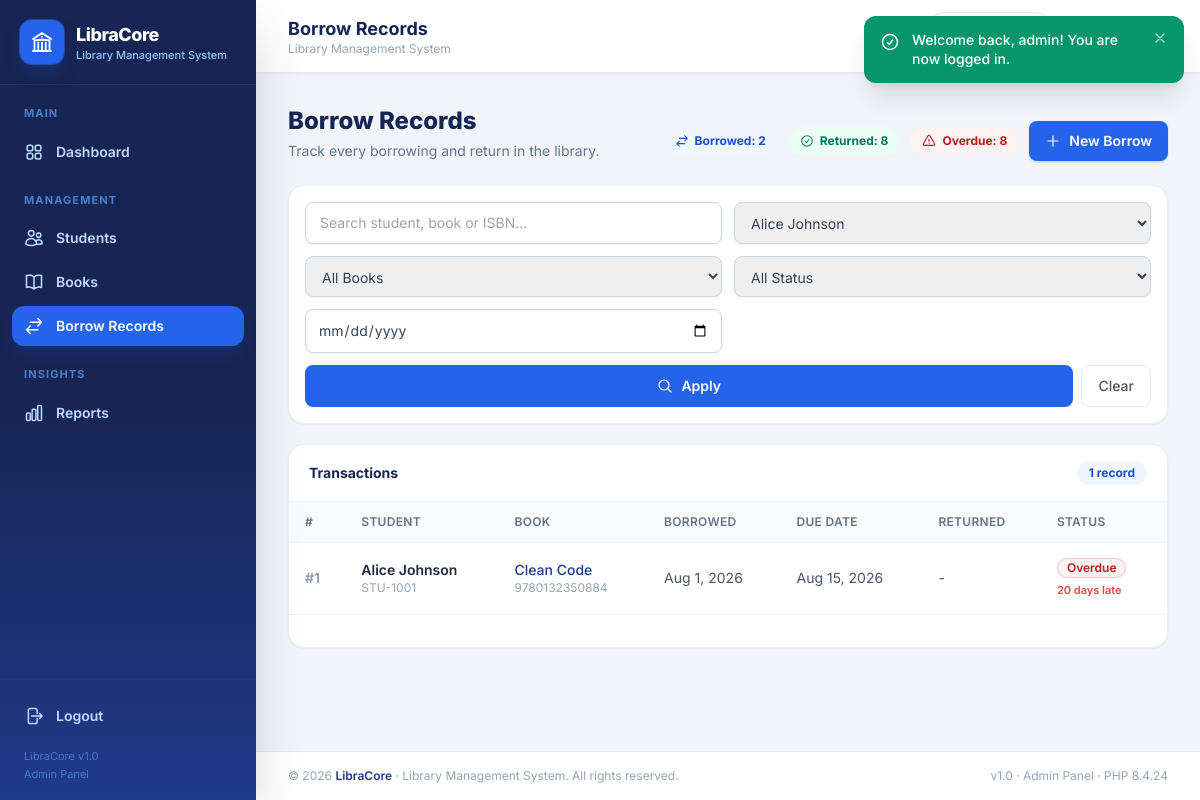
Page /borrow/index.php?student=1 (signed in) on the committed database.
### tables this page shows
CREATE TABLE `borrow_records` (
  `id`          INT UNSIGNED                    NOT NULL AUTO_INCREMENT,
  `student_id`  INT UNSIGNED                    NOT NULL,
  `book_id`     INT UNSIGNED                    NOT NULL,
  `borrow_date` DATE                            NOT NULL,
  `due_date`    DATE                            NOT NULL,
  `return_date` DATE                                     DEFAULT NULL,
  `status`      ENUM('Borrowed','Returned')     NOT NULL DEFAULT 'Borrowed',
  `remarks`     VARCHAR(255)                             DEFAULT NULL,
  `created_at`  TIMESTAMP                       NOT NULL DEFAULT CURRENT_TIMESTAMP,
  PRIMARY KEY (`id`),
  KEY `idx_br_student` (`student_id`),
  KEY `idx_br_book` (`book_id`),
  KEY `idx_br_status` (`status`),
  KEY `idx_br_due_date` (`due_date`),
  KEY `idx_br_return_date` (`return_date`),
  CONSTRAINT `fk_br_student` FOREIGN KEY (`student_id`) REFERENCES `students` (`id`)
      ON DELETE CASCADE ON UPDATE CASCADE,
  CONSTRAINT `fk_br_book` FOREIGN KEY (`book_id`) REFERENCES `books` (`id`)
      ON DELETE CASCADE ON UPDATE CASCADE
);

CREATE TABLE `students` (
  `id`         INT UNSIGNED     NOT NULL AUTO_INCREMENT,
  `student_id` VARCHAR(30)      NOT NULL,
  `name`       VARCHAR(100)     NOT NULL,
  `email`      VARCHAR(120)     NOT NULL,
  `phone`      VARCHAR(25)      NOT NULL,
  `address`    VARCHAR(255)     NOT NULL,
  `department` VARCHAR(100)     NOT NULL,
  `year`       TINYINT UNSIGNED NOT NULL DEFAULT 1,
  `created_at` TIMESTAMP        NOT NULL DEFAULT CURRENT_TIMESTAMP,
  `updated_at` TIMESTAMP        NOT NULL DEFAULT CURRENT_TIMESTAMP ON UPDATE CURRENT_TIMESTAMP,
  PRIMARY KEY (`id`),
  UNIQUE KEY `uq_students_student_id` (`student_id`),
  KEY `idx_students_name` (`name`),
  KEY `idx_students_department` (`department`)
);

CREATE TABLE `books` (
  `id`                 INT UNSIGNED     NOT NULL AUTO_INCREMENT,
  `isbn`               VARCHAR(20)      NOT NULL,
  `title`              VARCHAR(200)     NOT NULL,
  `author`             VARCHAR(150)     NOT NULL,
  `category`           VARCHAR(80)      NOT NULL,
  `publisher`          VARCHAR(120)              DEFAULT NULL,
  `publication_year`   SMALLINT UNSIGNED         DEFAULT NULL,
  `quantity`           INT UNSIGNED     NOT NULL DEFAULT 1,
  `available_quantity` INT UNSIGNED     NOT NULL DEFAULT 1,
  `shelf_location`     VARCHAR(30)      NOT NULL,
  `created_at`         TIMESTAMP        NOT NULL DEFAULT CURRENT_TIMESTAMP,
  `updated_at`         TIMESTAMP        NOT NULL DEFAULT CURRENT_TIMESTAMP ON UPDATE CURRENT_TIMESTAMP,
  PRIMARY KEY (`id`),
  UNIQUE KEY `uq_books_isbn` (`isbn`),
  KEY `idx_books_title` (`title`),
  KEY `idx_books_category` (`category`),
  CONSTRAINT `chk_books_available_range` CHECK (`available_quantity` <= `quantity`)
);

### borrow/index.php (the view, shortened to what this page needs)
<?php
require_once __DIR__ . '/../includes/auth_check.php';
$q         = trim($_GET['q'] ?? '');
$fStudent  = (int)($_GET['student'] ?? 0);
$fBook     = (int)($_GET['book'] ?? 0);
$fStatus   = $_GET['status'] ?? '';
$fDate     = trim($_GET['date'] ?? '');
$page      = page_number();
$perPage   = 8;
$where  = [];
$params = [];
if ($fStudent > 0) {
    $where[]  = 'br.student_id = :student';
    $params[':student'] = $fStudent;
}
$whereSql = $where ? 'WHERE ' . implode(' AND ', $where) : '';
$stmt = $pdo->prepare("
    SELECT COUNT(*)
    FROM borrow_records br
    JOIN students s ON s.id = br.student_id
    JOIN books b ON b.id = br.book_id
    $whereSql
");
$stmt->execute($params);
$totalRows  = (int)$stmt->fetchColumn();
$totalPages = max(1, (int)ceil($totalRows / $perPage));
$page       = min($page, $totalPages);
$offset     = ($page - 1) * $perPage;
$stmt = $pdo->prepare("
    SELECT br.*, s.student_id, s.name AS student_name, b.isbn, b.title AS book_title,
           CASE
               WHEN br.return_date IS NOT NULL THEN 'Returned'
               WHEN br.due_date < CURDATE() THEN 'Overdue'
               ELSE 'Borrowed'
           END AS calc_status,
           CASE WHEN br.return_date IS NULL AND br.due_date < CURDATE()
                THEN DATEDIFF(CURDATE(), br.due_date) ELSE NULL END AS overdue_days
    FROM borrow_records br
    JOIN students s ON s.id = br.student_id
    JOIN books b ON b.id = br.book_id
    $whereSql
    ORDER BY br.return_date IS NULL DESC,
             br.due_date ASC,
             br.id DESC
    LIMIT $perPage OFFSET $offset
");
$stmt->execute($params);
$records = $stmt->fetchAll();
$statusCounts = $pdo->query("
    SELECT
        SUM(return_date IS NULL AND due_date >= CURDATE()) AS borrowed,
        SUM(return_date IS NOT NULL) AS returned,
        SUM(return_date IS NULL AND due_date < CURDATE()) AS overdue
    FROM borrow_records
")->fetch();
$filterStudents = $pdo->query('SELECT id, student_id, name FROM students ORDER BY name')->fetchAll();
include __DIR__ . '/../includes/header.php';
?>
<div class="mb-6 flex flex-col gap-4 lg:flex-row lg:items-end lg:justify-between">
    <div>
        <h2 class="text-xl font-extrabold text-blue-950 sm:text-2xl">Borrow Records</h2>
        <p class="mt-1 text-sm text-slate-500">Track every borrowing and return in the library.</p>
    </div>
    <div class="flex flex-wrap items-center gap-2.5">
        <span class="inline-flex items-center gap-1.5 rounded-full bg-blue-50 px-3 py-1.5 text-xs font-bold text-blue-700">
            <?= icon('swap', 'h-3.5 w-3.5') ?> Borrowed: <?= (int)$statusCounts['borrowed'] ?>
        </span>
        <span class="inline-flex items-center gap-1.5 rounded-full bg-emerald-50 px-3 py-1.5 text-xs font-bold text-emerald-700">
            <?= icon('check', 'h-3.5 w-3.5') ?> Returned: <?= (int)$statusCounts['returned'] ?>
        </span>
        <span class="inline-flex items-center gap-1.5 rounded-full bg-red-50 px-3 py-1.5 text-xs font-bold text-red-700">
            <?= icon('warn', 'h-3.5 w-3.5') ?> Overdue: <?= (int)$statusCounts['overdue'] ?>
        </span>
        <a href="<?= url('borrow/add.php') ?>"
           class="ml-auto inline-flex items-center gap-2 rounded-lg bg-blue-600 px-4 py-2.5 text-sm font-semibold text-white shadow-sm shadow-blue-600/30 transition hover:bg-blue-700 focus:outline-none focus-visible:ring-2 focus-visible:ring-blue-400">
            <?= icon('plus', 'h-4 w-4') ?> New Borrow
        </a>
    </div>
</div>
<form method="get" action="<?= url('borrow/index.php') ?>" class="mb-5 grid grid-cols-1 gap-3 rounded-2xl border border-slate-200/70 bg-white p-4 shadow-sm md:grid-cols-2 xl:grid-cols-[1fr_170px_170px_150px_150px_auto]">
    <input type="text" name="q" value="<?= e($q) ?>" placeholder="Search student, book or ISBN..."
           class="w-full rounded-lg border border-slate-300 px-3.5 py-2.5 text-sm shadow-sm transition focus:border-blue-500 focus:outline-none focus:ring-2 focus:ring-blue-100">
    <select name="student"
            class="w-full rounded-lg border border-slate-300 px-3 py-2.5 text-sm text-slate-700 shadow-sm transition focus:border-blue-500 focus:outline-none focus:ring-2 focus:ring-blue-100">
        <?php foreach ($filterStudents as $s): ?>
            <option value="<?= (int)$s['id'] ?>" <?= $fStudent === (int)$s['id'] ? 'selected' : '' ?>><?= e($s['name']) ?></option>
        <?php endforeach; ?>
    </select>
    <select name="book"
            class="w-full rounded-lg border border-slate-300 px-3 py-2.5 text-sm text-slate-700 shadow-sm transition focus:border-blue-500 focus:outline-none focus:ring-2 focus:ring-blue-100">
        <option value="">All Books</option>
    </select>
    <select name="status"
            class="w-full rounded-lg border border-slate-300 px-3 py-2.5 text-sm text-slate-700 shadow-sm transition focus:border-blue-500 focus:outline-none focus:ring-2 focus:ring-blue-100">
        <option value="">All Status</option>
    </select>
    <input type="date" name="date" value="<?= e($fDate) ?>" aria-label="Borrow date filter"
           class="w-full rounded-lg border border-slate-300 px-3 py-2.5 text-sm text-slate-700 shadow-sm transition focus:border-blue-500 focus:outline-none focus:ring-2 focus:ring-blue-100">
    <div class="flex gap-2 md:col-span-2 xl:col-span-1">
        <button type="submit" class="inline-flex flex-1 items-center justify-center gap-2 rounded-lg bg-blue-600 px-4 py-2.5 text-sm font-semibold text-white transition hover:bg-blue-700">
            <?= icon('search', 'h-4 w-4') ?> Apply
        </button>
        <?php if ($q !== '' || $fStudent || $fBook || $fStatus !== '' || $fDate !== ''): ?>
            <a href="<?= url('borrow/index.php') ?>" class="inline-flex items-center rounded-lg border border-slate-200 bg-white px-4 py-2.5 text-sm font-medium text-slate-600 transition hover:bg-slate-50">Clear</a>
        <?php endif; ?>
    </div>
</form>
<div class="overflow-hidden rounded-2xl border border-slate-200/70 bg-white shadow-sm">
    <div class="flex items-center justify-between border-b border-slate-100 px-5 py-4">
        <h3 class="text-sm font-bold text-blue-950">Transactions</h3>
        <span class="rounded-full bg-blue-50 px-3 py-1 text-xs font-bold text-blue-700"><?= number_format($totalRows) ?> record<?= $totalRows === 1 ? '' : 's' ?></span>
    </div>
    <div class="overflow-x-auto">
        <table class="w-full min-w-[1050px] text-left text-sm">
            <thead>
                <tr class="border-b border-slate-100 bg-slate-50/70 text-xs uppercase tracking-wide text-slate-500">
                    <th class="px-4 py-3 font-semibold">#</th>
                    <th class="px-4 py-3 font-semibold">Student</th>
                    <th class="px-4 py-3 font-semibold">Book</th>
                    <th class="px-4 py-3 font-semibold">Borrowed</th>
                    <th class="px-4 py-3 font-semibold">Due Date</th>
                    <th class="px-4 py-3 font-semibold">Returned</th>
                    <th class="px-4 py-3 font-semibold">Status</th>
                    <th class="px-4 py-3 text-right font-semibold">Action</th>
                </tr>
            </thead>
            <tbody class="divide-y divide-slate-100">
                <?php if (!$records): ?>
                    <tr>
                        <td colspan="8" class="px-5 py-14 text-center">
                            <span class="mx-auto mb-3 flex h-12 w-12 items-center justify-center rounded-full bg-slate-100 text-slate-400"><?= icon('swap', 'h-6 w-6') ?></span>
                            <p class="font-semibold text-slate-500">No borrow records found.</p>
                            <p class="mt-1 text-xs text-slate-400"><?= ($q !== '' || $fStudent || $fBook || $fStatus !== '' || $fDate !== '') ? 'Try adjusting the filters.' : 'Record a new borrowing to get started.' ?></p>
                        </td>
                    </tr>
                <?php else: ?>
                    <?php foreach ($records as $r): ?>
                        <tr class="transition hover:bg-blue-50/40">
                            <td class="px-4 py-3.5 font-bold text-slate-400">#<?= (int)$r['id'] ?></td>
                            <td class="px-4 py-3.5">
                                <p class="font-semibold text-slate-800"><?= e($r['student_name']) ?></p>
                                <p class="text-xs text-slate-400"><?= e($r['student_id']) ?></p>
                            </td>
                            <td class="max-w-[220px] px-4 py-3.5">
                                <p class="truncate font-medium text-blue-900"><?= e($r['book_title']) ?></p>
                                <p class="truncate text-xs text-slate-400"><?= e($r['isbn']) ?></p>
                            </td>
                            <td class="whitespace-nowrap px-4 py-3.5 text-slate-600"><?= e(date('M j, Y', strtotime($r['borrow_date']))) ?></td>
                            <td class="whitespace-nowrap px-4 py-3.5 text-slate-600"><?= e(date('M j, Y', strtotime($r['due_date']))) ?></td>
                            <td class="whitespace-nowrap px-4 py-3.5 text-slate-600"><?= $r['return_date'] ? e(date('M j, Y', strtotime($r['return_date']))) : '-' ?></td>
                            <td class="px-4 py-3.5">
                                <?= status_badge_html($r['calc_status']) ?>
                                <?php if ($r['overdue_days'] !== null): ?>
                                    <p class="mt-0.5 text-[11px] font-semibold text-red-500"><?= (int)$r['overdue_days'] ?> day<?= (int)$r['overdue_days'] === 1 ? '' : 's' ?> late</p>
                                <?php endif; ?>
                            </td>
                            <td class="px-4 py-3.5 text-right">
                            </td>
                        </tr>
                    <?php endforeach; ?>
                <?php endif; ?>
            </tbody>
        </table>
    </div>
    <div class="border-t border-slate-100 px-5 py-4">
    </div>
</div>
<?php include __DIR__ . '/../includes/footer.php'; ?>

### includes/functions.php (shortened to what this page needs)
<?php
function e($value): string
{
    return htmlspecialchars((string)$value, ENT_QUOTES, 'UTF-8');
}
function url(string $path = ''): string
{
    $path = ltrim($path, '/');
    return $path === '' ? BASE_URL : BASE_URL . '/' . $path;
}
function icon(string $name, string $class = 'h-5 w-5'): string
{
    $d = $paths[$name] ?? $paths['info'];
    return '<svg xmlns="http://www.w3.org/2000/svg" fill="none" viewBox="0 0 24 24" stroke-width="1.8" stroke="currentColor" class="' . e($class) . '" aria-hidden="true"><path stroke-linecap="round" stroke-linejoin="round" d="' . $d . '"/></svg>';
}
function status_badge_html(string $status): string
{
    $styles = [
        'Borrowed' => 'bg-blue-50 text-blue-700 ring-blue-600/20',
        'Returned' => 'bg-emerald-50 text-emerald-700 ring-emerald-600/20',
        'Overdue'  => 'bg-red-50 text-red-700 ring-red-600/20',
    ];
    $style = $styles[$status] ?? 'bg-slate-100 text-slate-700 ring-slate-500/20';
    return '<span class="inline-flex items-center gap-1 rounded-full px-2.5 py-0.5 text-xs font-semibold ring-1 ring-inset ' . $style . '">' . e($status) . '</span>';
}
function page_number(): int
{
    return max(1, (int)($_GET['page'] ?? 1));
}

### includes/header.php (style rules this page uses)
body { font-family: 'Inter', ui-sans-serif, system-ui, sans-serif; }

### rows in the picture
borrow_records: id "1", student.name "Alice Johnson", student.student_id "STU-1001", book.title "Clean Code", book.isbn "9780132350884", borrow_date "Aug 1, 2026", due_date "Aug 15, 2026", status "Overdue", overdue_days "20"

### other values in the picture
$label "Dashboard Students Books Borrow Records Reports"
$page_title "Borrow Records"
$fl['message'] "Welcome back, admin! You are now logged in."
$statusCounts['borrowed'] "2"
$statusCounts['returned'] "8"
$statusCounts['overdue'] "8"
$totalRows "1"
PHP_VERSION "8.4.24"
form field student "Alice Johnson"
